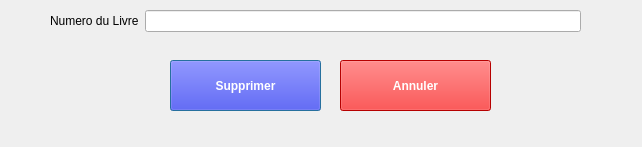
<?xml version="1.0" encoding="UTF-8"?>
<ui version="4.0">
 <class>supprimerUnLivre</class>
 <widget class="QDialog" name="supprimerUnLivre">
  <property name="geometry">
   <rect>
    <x>0</x>
    <y>0</y>
    <width>642</width>
    <height>147</height>
   </rect>
  </property>
  <property name="windowTitle">
   <string>supprimer un livre</string>
  </property>
  <widget class="QWidget" name="formLayoutWidget">
   <property name="geometry">
    <rect>
     <x>50</x>
     <y>10</y>
     <width>531</width>
     <height>31</height>
    </rect>
   </property>
   <layout class="QFormLayout" name="formLayout">
    <item row="0" column="0">
     <widget class="QLabel" name="label">
      <property name="text">
       <string>Numero du Livre</string>
      </property>
     </widget>
    </item>
    <item row="0" column="1">
     <widget class="QLineEdit" name="numLivre"/>
    </item>
   </layout>
  </widget>
  <widget class="QPushButton" name="pushButton">
   <property name="geometry">
    <rect>
     <x>170</x>
     <y>60</y>
     <width>151</width>
     <height>51</height>
    </rect>
   </property>
   <property name="styleSheet">
    <string notr="true">QPushButton{
background:blue;
font-weight:bold;
color:white;
}</string>
   </property>
   <property name="text">
    <string>Supprimer</string>
   </property>
  </widget>
  <widget class="QPushButton" name="pushButton_2">
   <property name="geometry">
    <rect>
     <x>340</x>
     <y>60</y>
     <width>151</width>
     <height>51</height>
    </rect>
   </property>
   <property name="styleSheet">
    <string notr="true">QPushButton{
background:red;
font-weight:bold;
color:white;
}</string>
   </property>
   <property name="text">
    <string>Annuler</string>
   </property>
  </widget>
 </widget>
 <resources/>
 <connections/>
</ui>
